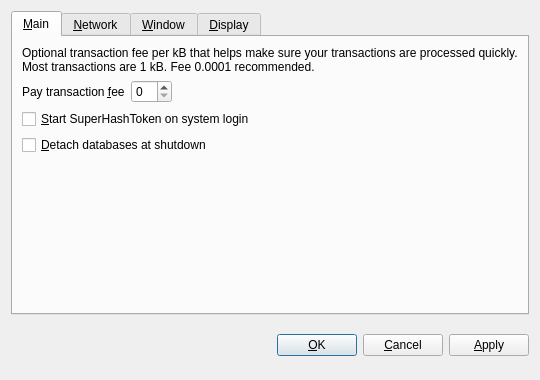
<?xml version="1.0" encoding="UTF-8"?>
<ui version="4.0">
 <class>OptionsDialog</class>
 <widget class="QDialog" name="OptionsDialog">
  <property name="geometry">
   <rect>
    <x>0</x>
    <y>0</y>
    <width>540</width>
    <height>380</height>
   </rect>
  </property>
  <property name="windowTitle">
   <string>Options</string>
  </property>
  <property name="modal">
   <bool>true</bool>
  </property>
  <layout class="QVBoxLayout" name="verticalLayout">
   <item>
    <widget class="QTabWidget" name="tabWidget">
     <property name="tabPosition">
      <enum>QTabWidget::North</enum>
     </property>
     <property name="currentIndex">
      <number>0</number>
     </property>
     <widget class="QWidget" name="tabMain">
      <attribute name="title">
       <string>&amp;Main</string>
      </attribute>
      <layout class="QVBoxLayout" name="verticalLayout_Main">
       <item>
        <widget class="QLabel" name="transactionFeeInfoLabel">
         <property name="text">
          <string>Optional transaction fee per kB that helps make sure your transactions are processed quickly. Most transactions are 1 kB. Fee 0.0001 recommended.</string>
         </property>
         <property name="textFormat">
          <enum>Qt::PlainText</enum>
         </property>
         <property name="wordWrap">
          <bool>true</bool>
         </property>
        </widget>
       </item>
       <item>
        <layout class="QHBoxLayout" name="horizontalLayout_Main">
         <item>
          <widget class="QLabel" name="transactionFeeLabel">
           <property name="text">
            <string>Pay transaction &amp;fee</string>
           </property>
           <property name="textFormat">
            <enum>Qt::PlainText</enum>
           </property>
           <property name="buddy">
            <cstring>transactionFee</cstring>
           </property>
          </widget>
         </item>
         <item>
          <widget class="SuperHashTokenAmountField" name="transactionFee"/>
         </item>
         <item>
          <spacer name="horizontalSpacer_Main">
           <property name="orientation">
            <enum>Qt::Horizontal</enum>
           </property>
           <property name="sizeHint" stdset="0">
            <size>
             <width>40</width>
             <height>20</height>
            </size>
           </property>
          </spacer>
         </item>
        </layout>
       </item>
       <item>
        <widget class="QCheckBox" name="SuperHashTokenAtStartup">
         <property name="toolTip">
          <string>Automatically start SuperHashToken after logging in to the system.</string>
         </property>
         <property name="text">
          <string>&amp;Start SuperHashToken on system login</string>
         </property>
        </widget>
       </item>
       <item>
        <widget class="QCheckBox" name="detachDatabases">
         <property name="toolTip">
          <string>Detach block and address databases at shutdown. This means they can be moved to another data directory, but it slows down shutdown. The wallet is always detached.</string>
         </property>
         <property name="text">
          <string>&amp;Detach databases at shutdown</string>
         </property>
        </widget>
       </item>
       <item>
        <spacer name="verticalSpacer_Main">
         <property name="orientation">
          <enum>Qt::Vertical</enum>
         </property>
         <property name="sizeHint" stdset="0">
          <size>
           <width>20</width>
           <height>40</height>
          </size>
         </property>
        </spacer>
       </item>
      </layout>
     </widget>
     <widget class="QWidget" name="tabNetwork">
      <attribute name="title">
       <string>&amp;Network</string>
      </attribute>
      <layout class="QVBoxLayout" name="verticalLayout_Network">
       <item>
        <widget class="QCheckBox" name="mapPortUpnp">
         <property name="toolTip">
          <string>Automatically open the SuperHashToken client port on the router. This only works when your router supports UPnP and it is enabled.</string>
         </property>
         <property name="text">
          <string>Map port using &amp;UPnP</string>
         </property>
        </widget>
       </item>
       <item>
        <widget class="QCheckBox" name="connectSocks">
         <property name="toolTip">
          <string>Connect to the SuperHashToken network through a SOCKS proxy (e.g. when connecting through Tor).</string>
         </property>
         <property name="text">
          <string>&amp;Connect through SOCKS proxy:</string>
         </property>
        </widget>
       </item>
       <item>
        <layout class="QHBoxLayout" name="horizontalLayout_Network">
         <item>
          <widget class="QLabel" name="proxyIpLabel">
           <property name="text">
            <string>Proxy &amp;IP:</string>
           </property>
           <property name="textFormat">
            <enum>Qt::PlainText</enum>
           </property>
           <property name="buddy">
            <cstring>proxyIp</cstring>
           </property>
          </widget>
         </item>
         <item>
          <widget class="QValidatedLineEdit" name="proxyIp" native="true">
           <property name="maximumSize">
            <size>
             <width>140</width>
             <height>16777215</height>
            </size>
           </property>
           <property name="toolTip">
            <string>IP address of the proxy (e.g. 127.0.0.1)</string>
           </property>
          </widget>
         </item>
         <item>
          <widget class="QLabel" name="proxyPortLabel">
           <property name="text">
            <string>&amp;Port:</string>
           </property>
           <property name="textFormat">
            <enum>Qt::PlainText</enum>
           </property>
           <property name="buddy">
            <cstring>proxyPort</cstring>
           </property>
          </widget>
         </item>
         <item>
          <widget class="QLineEdit" name="proxyPort">
           <property name="maximumSize">
            <size>
             <width>55</width>
             <height>16777215</height>
            </size>
           </property>
           <property name="toolTip">
            <string>Port of the proxy (e.g. 9050)</string>
           </property>
          </widget>
         </item>
         <item>
          <widget class="QLabel" name="socksVersionLabel">
           <property name="text">
            <string>SOCKS &amp;Version:</string>
           </property>
           <property name="textFormat">
            <enum>Qt::PlainText</enum>
           </property>
           <property name="buddy">
            <cstring>socksVersion</cstring>
           </property>
          </widget>
         </item>
         <item>
          <widget class="QValueComboBox" name="socksVersion">
           <property name="toolTip">
            <string>SOCKS version of the proxy (e.g. 5)</string>
           </property>
          </widget>
         </item>
         <item>
          <spacer name="horizontalSpacer_Network">
           <property name="orientation">
            <enum>Qt::Horizontal</enum>
           </property>
           <property name="sizeHint" stdset="0">
            <size>
             <width>40</width>
             <height>20</height>
            </size>
           </property>
          </spacer>
         </item>
        </layout>
       </item>
       <item>
        <spacer name="verticalSpacer_Network">
         <property name="orientation">
          <enum>Qt::Vertical</enum>
         </property>
         <property name="sizeHint" stdset="0">
          <size>
           <width>20</width>
           <height>40</height>
          </size>
         </property>
        </spacer>
       </item>
      </layout>
     </widget>
     <widget class="QWidget" name="tabWindow">
      <attribute name="title">
       <string>&amp;Window</string>
      </attribute>
      <layout class="QVBoxLayout" name="verticalLayout_Window">
       <item>
        <widget class="QCheckBox" name="minimizeToTray">
         <property name="toolTip">
          <string>Show only a tray icon after minimizing the window.</string>
         </property>
         <property name="text">
          <string>&amp;Minimize to the tray instead of the taskbar</string>
         </property>
        </widget>
       </item>
       <item>
        <widget class="QCheckBox" name="minimizeOnClose">
         <property name="toolTip">
          <string>Minimize instead of exit the application when the window is closed. When this option is enabled, the application will be closed only after selecting Quit in the menu.</string>
         </property>
         <property name="text">
          <string>M&amp;inimize on close</string>
         </property>
        </widget>
       </item>
       <item>
        <spacer name="verticalSpacer_Window">
         <property name="orientation">
          <enum>Qt::Vertical</enum>
         </property>
         <property name="sizeHint" stdset="0">
          <size>
           <width>20</width>
           <height>40</height>
          </size>
         </property>
        </spacer>
       </item>
      </layout>
     </widget>
     <widget class="QWidget" name="tabDisplay">
      <attribute name="title">
       <string>&amp;Display</string>
      </attribute>
      <layout class="QVBoxLayout" name="verticalLayout_Display">
       <item>
        <layout class="QHBoxLayout" name="horizontalLayout_1_Display">
         <item>
          <widget class="QLabel" name="langLabel">
           <property name="text">
            <string>User Interface &amp;language:</string>
           </property>
           <property name="textFormat">
            <enum>Qt::PlainText</enum>
           </property>
           <property name="buddy">
            <cstring>lang</cstring>
           </property>
          </widget>
         </item>
         <item>
          <widget class="QValueComboBox" name="lang">
           <property name="toolTip">
            <string>The user interface language can be set here. This setting will take effect after restarting SuperHashToken.</string>
           </property>
          </widget>
         </item>
        </layout>
       </item>
       <item>
        <layout class="QHBoxLayout" name="horizontalLayout_2_Display">
         <item>
          <widget class="QLabel" name="unitLabel">
           <property name="text">
            <string>&amp;Unit to show amounts in:</string>
           </property>
           <property name="textFormat">
            <enum>Qt::PlainText</enum>
           </property>
           <property name="buddy">
            <cstring>unit</cstring>
           </property>
          </widget>
         </item>
         <item>
          <widget class="QValueComboBox" name="unit">
           <property name="toolTip">
            <string>Choose the default subdivision unit to show in the interface and when sending coins.</string>
           </property>
          </widget>
         </item>
        </layout>
       </item>
       <item>
        <widget class="QCheckBox" name="displayAddresses">
         <property name="toolTip">
          <string>Whether to show SuperHashToken addresses in the transaction list or not.</string>
         </property>
         <property name="text">
          <string>&amp;Display addresses in transaction list</string>
         </property>
        </widget>
       </item>
       <item>
        <spacer name="verticalSpacer_Display">
         <property name="orientation">
          <enum>Qt::Vertical</enum>
         </property>
         <property name="sizeHint" stdset="0">
          <size>
           <width>20</width>
           <height>40</height>
          </size>
         </property>
        </spacer>
       </item>
      </layout>
     </widget>
    </widget>
   </item>
   <item>
    <layout class="QHBoxLayout" name="horizontalLayout_Buttons">
     <item>
      <spacer name="horizontalSpacer_1">
       <property name="orientation">
        <enum>Qt::Horizontal</enum>
       </property>
       <property name="sizeHint" stdset="0">
        <size>
         <width>40</width>
         <height>48</height>
        </size>
       </property>
      </spacer>
     </item>
     <item>
      <widget class="QLabel" name="statusLabel">
       <property name="font">
        <font>
         <weight>75</weight>
         <bold>true</bold>
        </font>
       </property>
       <property name="text">
        <string/>
       </property>
       <property name="textFormat">
        <enum>Qt::PlainText</enum>
       </property>
       <property name="wordWrap">
        <bool>true</bool>
       </property>
      </widget>
     </item>
     <item>
      <spacer name="horizontalSpacer_2">
       <property name="orientation">
        <enum>Qt::Horizontal</enum>
       </property>
       <property name="sizeHint" stdset="0">
        <size>
         <width>40</width>
         <height>48</height>
        </size>
       </property>
      </spacer>
     </item>
     <item>
      <widget class="QPushButton" name="okButton">
       <property name="text">
        <string>&amp;OK</string>
       </property>
      </widget>
     </item>
     <item>
      <widget class="QPushButton" name="cancelButton">
       <property name="text">
        <string>&amp;Cancel</string>
       </property>
       <property name="autoDefault">
        <bool>false</bool>
       </property>
      </widget>
     </item>
     <item>
      <widget class="QPushButton" name="applyButton">
       <property name="text">
        <string>&amp;Apply</string>
       </property>
       <property name="autoDefault">
        <bool>false</bool>
       </property>
      </widget>
     </item>
    </layout>
   </item>
  </layout>
 </widget>
 <customwidgets>
  <customwidget>
   <class>QValidatedLineEdit</class>
   <extends>QWidget</extends>
   <header>qvalidatedlineedit.h</header>
  </customwidget>
  <customwidget>
   <class>SuperHashTokenAmountField</class>
   <extends>QSpinBox</extends>
   <header>SuperHashTokenamountfield.h</header>
  </customwidget>
  <customwidget>
   <class>QValueComboBox</class>
   <extends>QComboBox</extends>
   <header>qvaluecombobox.h</header>
  </customwidget>
 </customwidgets>
 <resources/>
 <connections/>
</ui>
